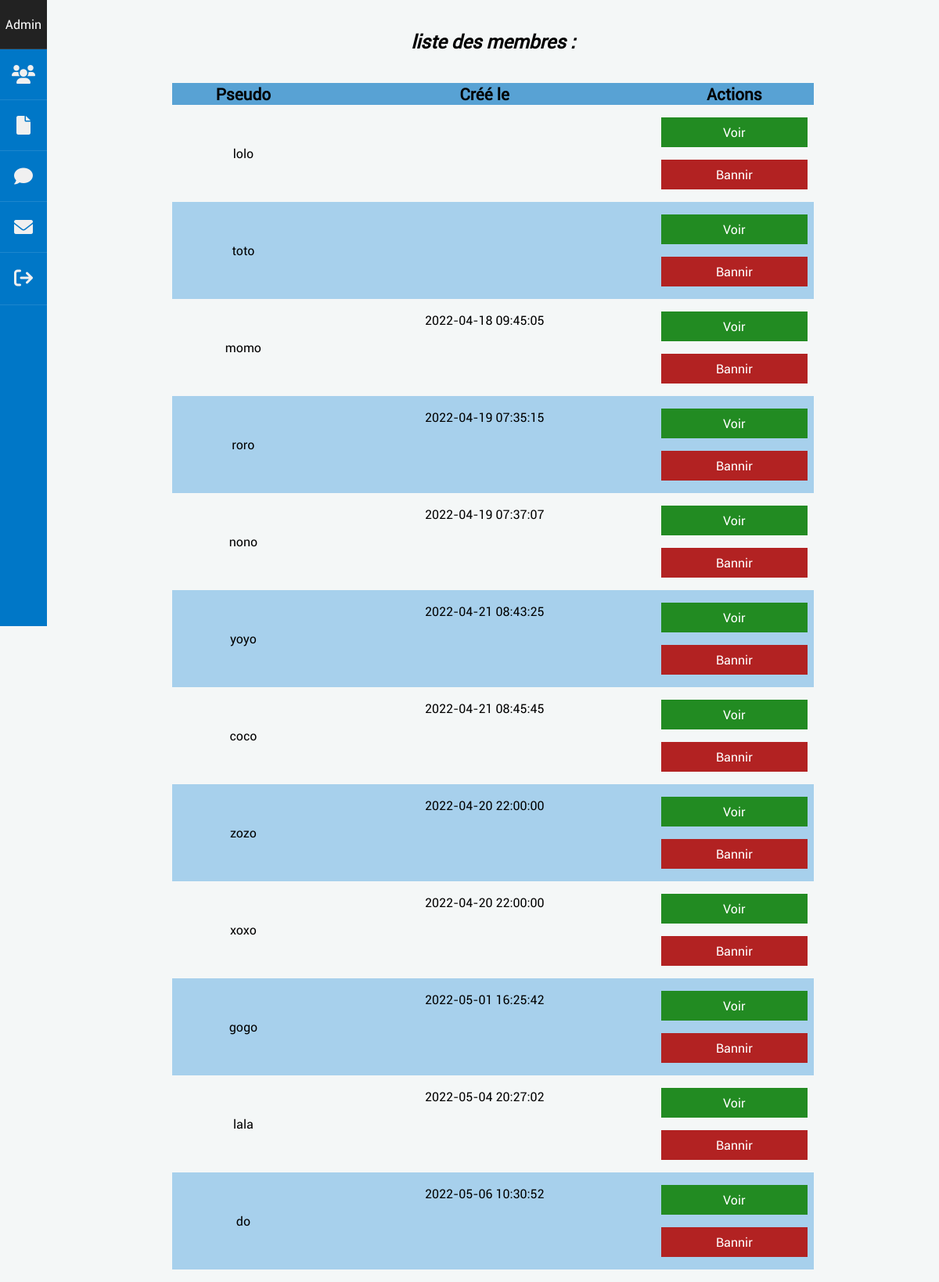
The app's page /listeMembre (signed in) with its own data.
### tables this page shows
CREATE TABLE `user` (
  `id` int(11) NOT NULL,
  `pseudo` varchar(100) NOT NULL,
  `mail` varchar(255) NOT NULL,
  `password` varchar(255) NOT NULL,
  `role` tinyint(1) NOT NULL,
  `created_at` timestamp NULL DEFAULT current_timestamp()
);

### app/Controllers/AdminController.php (called while the page is built, shortened)
<?php
class AdminController
{
    public function afficherListeMembre()
    {
        $users = new \ProjetBlogKercode\Models\AdminModel();
        $allUsers = $users->getMembre();
        require 'app/Views/Admin/listeMembre.php';
    }
}

### app/Models/AdminModel.php (called while the page is built, shortened)
<?php
class AdminModel extends Manager
{
    public function getMembre()
    {
        $bdd = $this->dbConnect();
        $req = $bdd->prepare("SELECT id, pseudo, mail, created_at FROM user WHERE role=0");
        $req->execute(array());
        return $req;
    }
}

### app/Views/Admin/listeMembre.php (the view, shortened to what this page needs)
<section class="section-article-admin">
    <h1>liste des membres :</h1>
    <div class="centrer-tableau">
        <table class="page-list-admin">
            <thead>
                <tr>
                    <th>Pseudo</th>
                    <th class="display-creation">Créé le</th>
                    <th colspan="2">Actions</th>
                </tr>
            </thead>
            <tbody>
                <?php foreach ($allUsers as $allUser) :?>
                <tr>
                    <td>
                        <p><?= htmlspecialchars($allUser['pseudo']) ?></p>
                    </td>
                    <td class="display-creation">
                        <p><?= htmlspecialchars($allUser['created_at']) ?></p>
                    </td>
                    <td class="action-list-admin"><a title="voir membre" href="montrerMembre&id=<?= $allUser['id'] ?>"
                            class="btn-action-admin">Voir</a>
                        <a title="bannir membre" href="bannirMembre&id=<?= $allUser['id'] ?>"
                            class="btn-action-admin-red">Bannir</a>
                    </td>
                </tr>
                <?php endforeach; ?>
            </tbody>
        </table>
    </div>
</section>
<?php require 'template/adminTemplate.php';

### app/Public/style/style.css (style rules this page uses)
:root { --mainColor: #0077C7; --mainLightColor: #58A2D4; --mainSuperLightColor: #a7d0ec; --bodyColor: #f4f7f7; --icon-dark: #616161; }
body { font-family: 'Roboto', sans-serif; height: 100%; position: relative; background-color: var(--bodyColor); }
h1 { font-size: 1.5rem; margin: 2rem 0; text-align: center; }
a { text-decoration: none; color: black; }
#main-dashboard-admin h1 { text-align: center; font-size: 1.5rem; padding: 5px; font-style: italic; color: black; }
.centrer-tableau { margin-bottom: 1rem; }
.page-list-admin { width: 100%; border-collapse: collapse; text-align: center; }
.page-list-admin thead { background-color: var(--mainLightColor); font-size: 1.3rem; }
.page-list-admin td { padding: 1rem 0.5rem; }
.page-list-admin tr:nth-child(even) { background-color: var(--mainSuperLightColor); }
.display-creation { display: none; }
.btn-action-admin { padding: 8px; background-color: forestgreen; color: white; display: block; }
.btn-action-admin-red { padding: 8px; background-color: firebrick; color: white; display: block; margin-top: 1rem; }
@media screen and (min-width: 768px) { .section-article-admin { margin: auto 5rem; } }
@media screen and (min-width: 768px) { .display-creation { display: block; } }
@media screen and (min-width: 1024px) { .centrer-tableau { text-align: center; } }
@media screen and (min-width: 1024px) { .page-list-admin { display: inline-table; max-width: 900px; } }
@media screen and (min-width: 1024px) { .section-article-admin { margin: auto 10rem; } }

### records on screen
user: pseudo "lolo"
user: pseudo "toto"
user: pseudo "momo", created_at "2022-04-18 09:45:05"
user: pseudo "roro", created_at "2022-04-19 07:35:15"
user: pseudo "nono", created_at "2022-04-19 07:37:07"
user: pseudo "yoyo", created_at "2022-04-21 08:43:25"
user: pseudo "coco", created_at "2022-04-21 08:45:45"
user: pseudo "zozo", created_at "2022-04-20 22:00:00"
user: pseudo "xoxo", created_at "2022-04-20 22:00:00"
user: pseudo "gogo", created_at "2022-05-01 16:25:42"
user: pseudo "lala", created_at "2022-05-04 20:27:02"
user: pseudo "do", created_at "2022-05-06 10:30:52"
